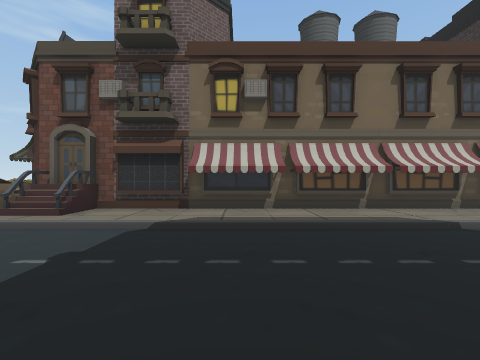
View 1 (above)

24 first-person views from a walk through a scene from a Unity 3-D project. The camera is 1.5 m above the floor, looks level and sees 90° across. The floor is counted in squares, 2 m on a side. Each view is taken from the middle of a square. On the plan, view 1 faces up. The plan holds only what a view shows up to about 9 squares ahead; the rest is blank. The place goes on beyond the plan.

View 2
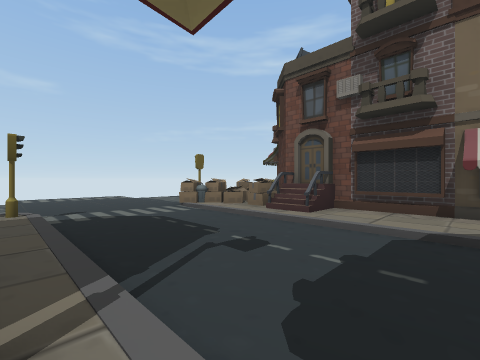

View 3
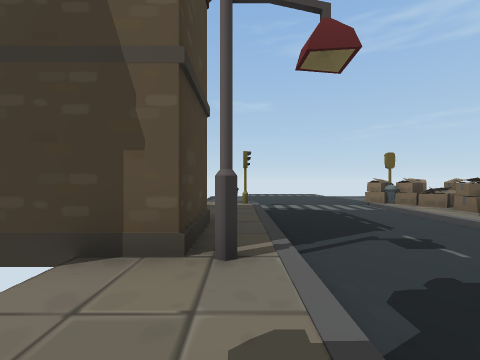

View 4
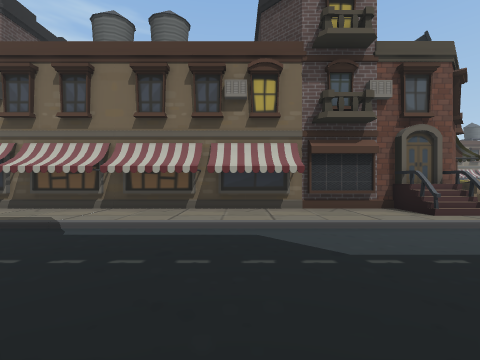

View 5
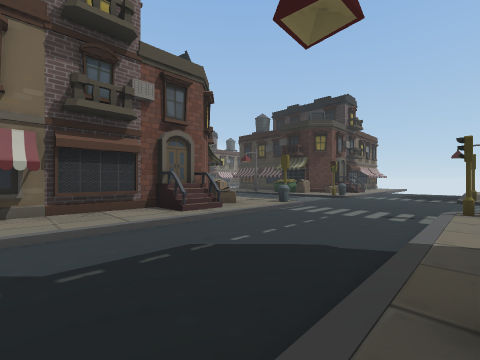

View 6
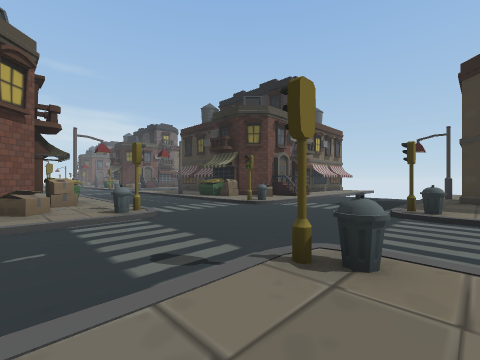

View 7
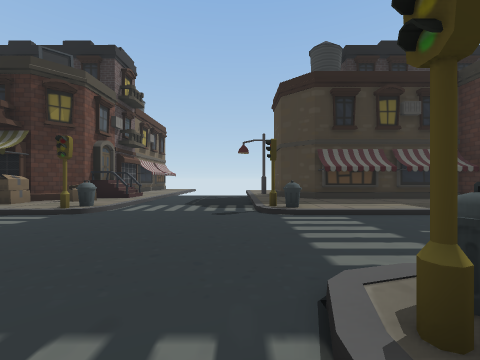

View 8
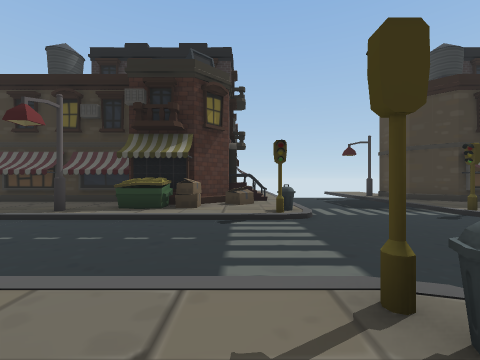

View 9
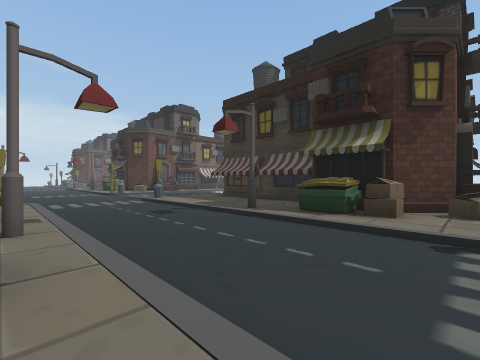

View 10
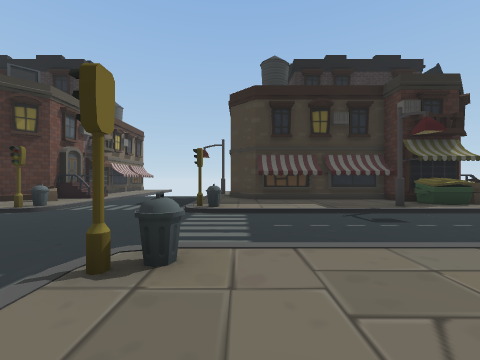

View 11
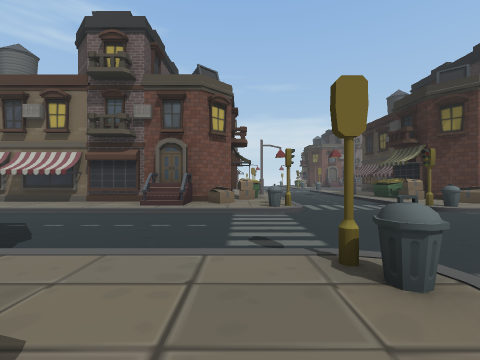

View 12
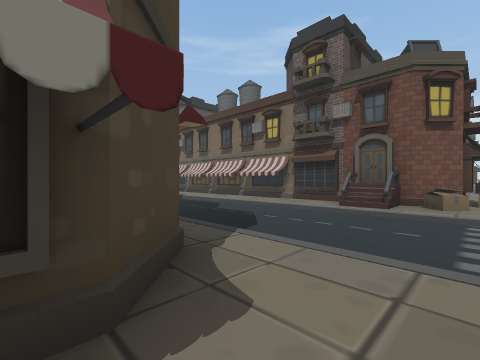

View 13
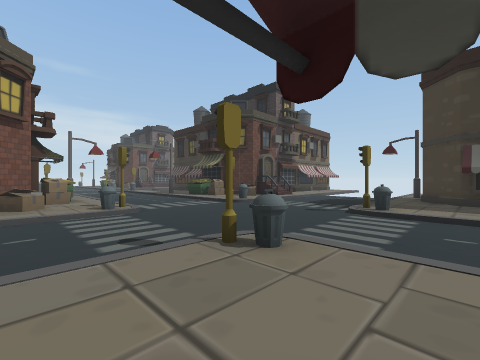

View 14
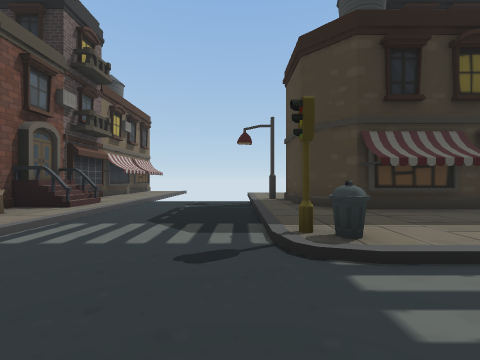

View 15
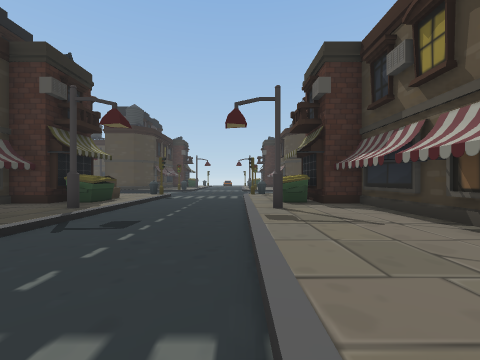

View 16
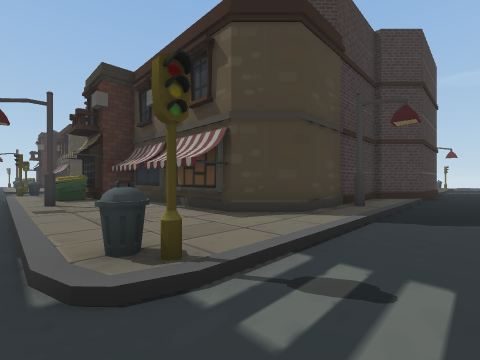

View 17
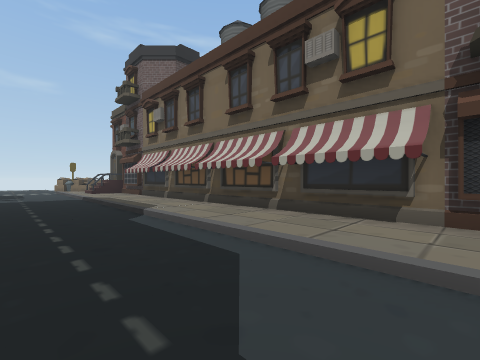

View 18
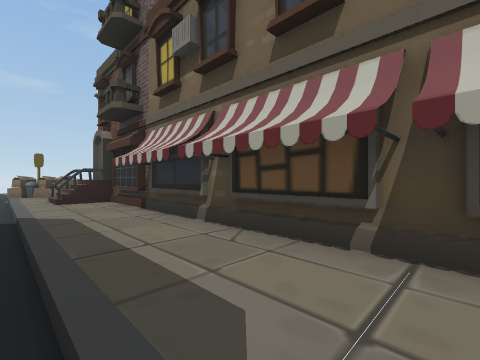

View 19
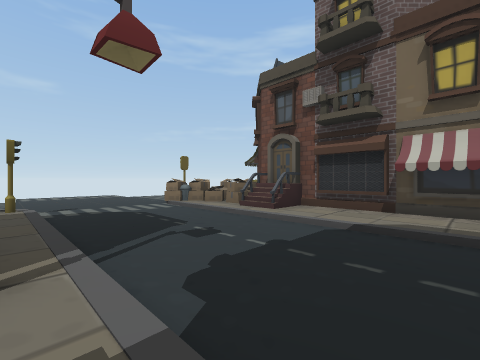

View 20
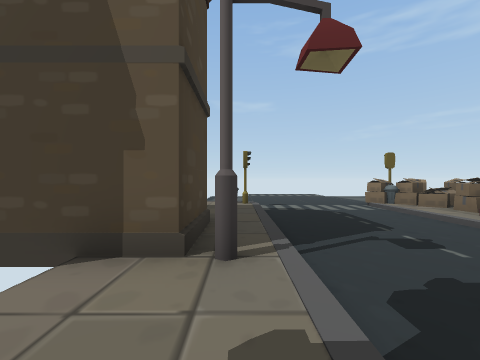

View 21
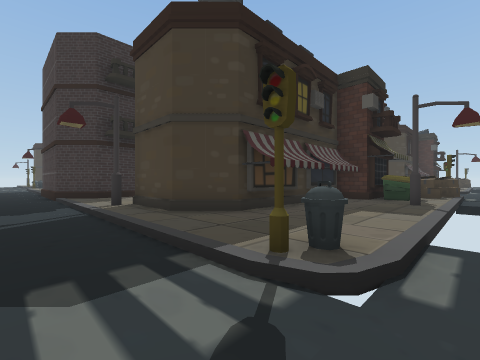

View 22
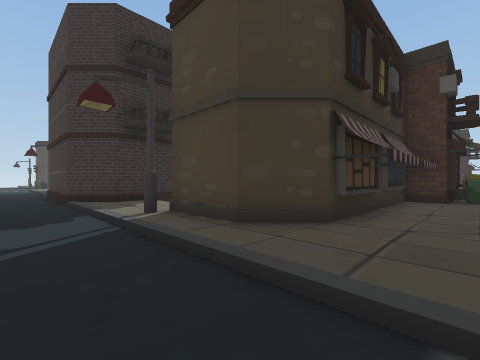

View 23
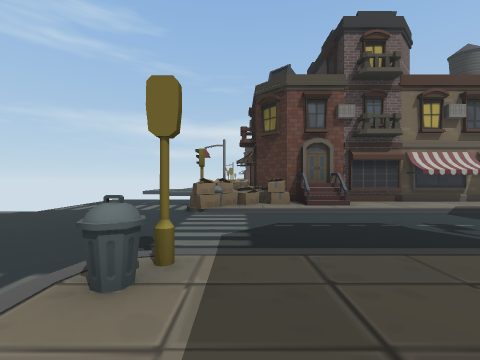

View 24
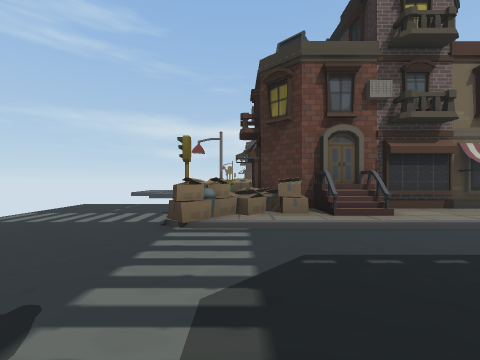

### Floor plan
Key: @ floor where view 1 was taken; # wall or solid block; . main floor; - floor 0.25 m lower than the main floor; / step, stairs or slope; = window, fence, low wall or low ledge; ^ raised ledge; U dumpster; B box.
Columns run from 11 left of view 1 to 26 right of it. Each row starts with its distance up from view 1.
 23    B#####################B.   /.B## ##
 22 ---^BB##..#.#..#.#.#..##B../--/..B##..
 21 ---^#.##..............##..#/--/#..#=..
 20 ---////////////////////////----//////
 19 -----                    --------
 18 ------              -    --------
 17 ------------        ---------------
 16 ---#........######........#/--/#.....
 15   -....###..#    #######.../--/...###
 14    ...## #  #          #.../  /...#
 13    ...#                #.../  /...#
 12    .. #                ##../  /..##
 11    ...#                #.../  /...#
 10    .. #                ##.//  //.##
  9    .U##                 #UU/  /UU#
  8    .##                  ##./  /.##
  7    B#####################B./  /.B##
  6    ^BB##..#.#..#.#.#..##B../--/..B##
  5    ^#.##..............##..#/--/#..#
  4  --////////////////////////----////
  3 -----                    --------
  2 -----                    --------
  1 -----------         -------------
  0 -- #.......@      ........#/--/#...
 -1    ....###.             .../--/...#
 -2          #                    /...#
 -3                               /...#
 -4                                ..##

Where each view was taken, in squares from view 1:
view 1: 0 up, 0 right, facing up
view 2: 0 up, 1 left, facing up-left
view 3: 0 up, 0 right, facing left
view 4: 0 up, 7 right, facing up
view 5: 0 up, 8 right, facing up-right
view 6: 1 down, 13 right, facing up-right
view 7: 1 up, 14 right, facing right
view 8: 6 up, 14 right, facing right
view 9: 6 up, 15 right, facing up-right
view 10: 15 up, 13 right, facing right
view 11: 14 up, 14 right, facing up
view 12: 14 up, 14 right, facing up-left
view 13: 14 up, 13 right, facing up-right
view 14: 17 up, 17 right, facing right
view 15: 16 up, 16 right, facing down
view 16: 18 up, 16 right, facing down-left
view 17: 18 up, 9 right, facing up-left
view 18: 20 up, 4 right, facing up-left
view 19: 16 up, 0 right, facing up-left
view 20: 16 up, 0 right, facing left
view 21: 18 up, 9 left, facing down-right
view 22: 18 up, 7 left, facing down-right
view 23: 14 up, 7 left, facing up
view 24: 16 up, 7 left, facing up
